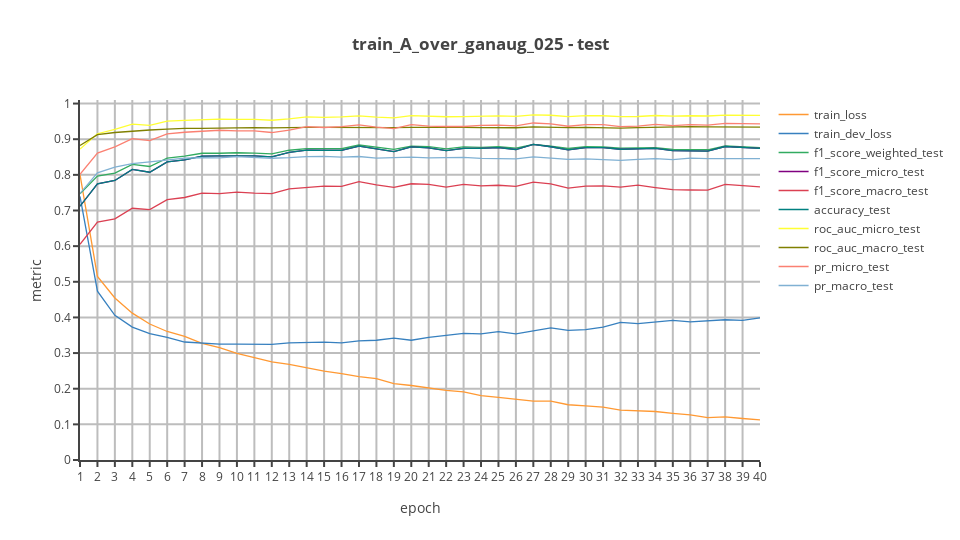
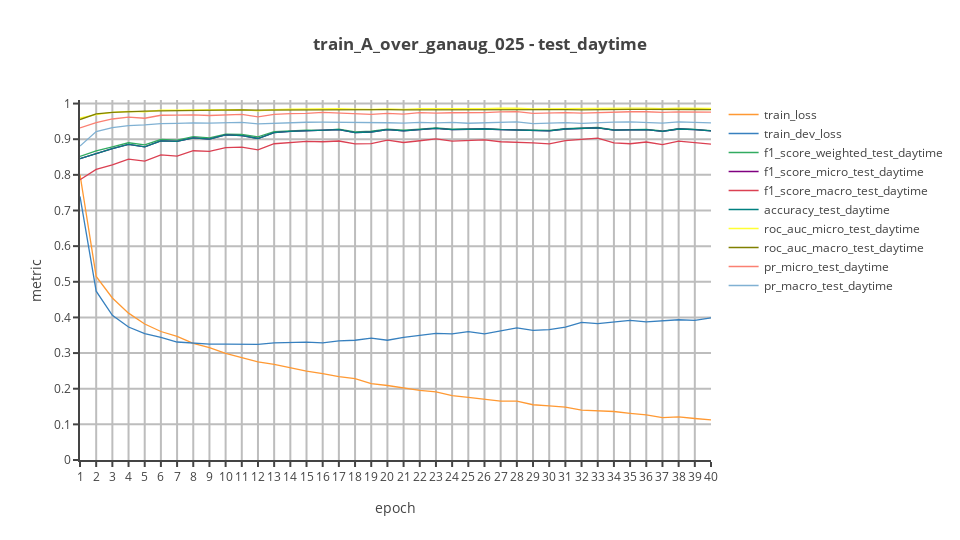
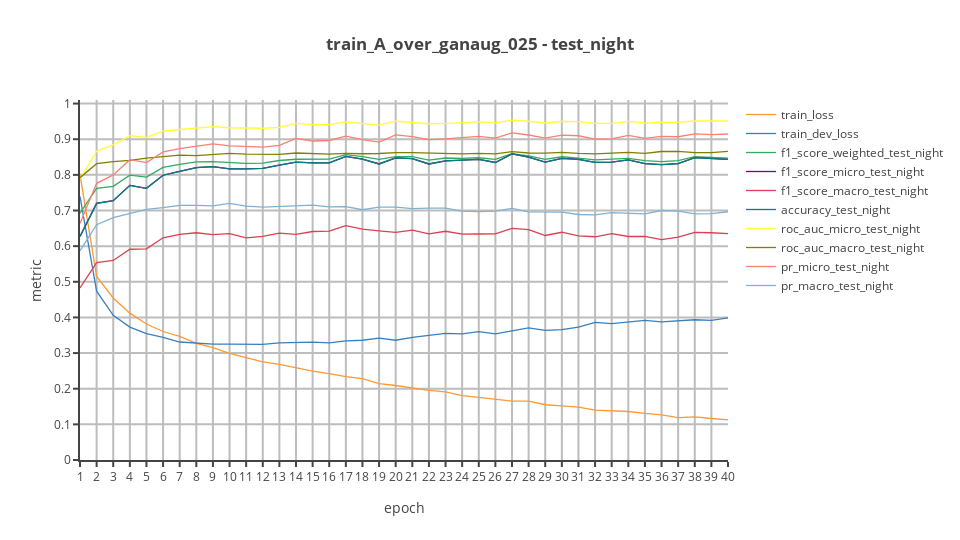
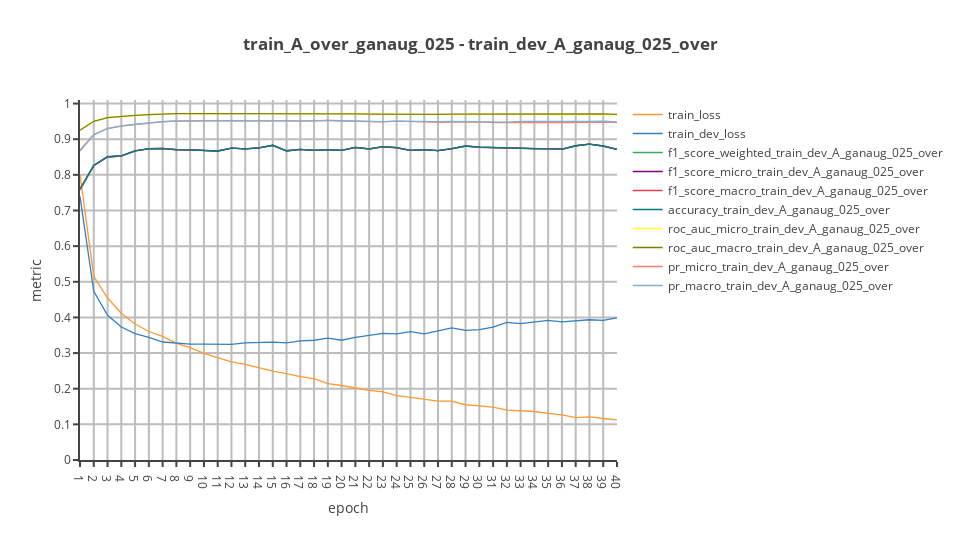

The cell these charts' notebook holds for them, in order:
### Markdown cell above
### Interactive Plotly Plots ##

### Code cell
cf.go_offline(connected = True)
config = {
    "modeBarButtonsToRemove": ["sendDataToCloud"],
    "displaylogo": False
}

for data in df.data.unique():
    layout = {
        "title": "<b>" + plot_title + ' - ' + data + "<b>",
        "xaxis": {
            "title": "epoch",
            "showgrid": True,
            "showline": True,
            "linewidth": 2,
            "gridcolor": '#bdbdbd',
            "gridwidth": 2,
            "tickmode": 'linear',
            "ticks": 'outside',
            "tickwidth": 2,
            "tick0": 0,
            "dtick": 1,
        },
        "yaxis": {
            "title": "metric",
            "range": [0, 1.01],
            "showgrid": True,
            "showline": True,
            "linewidth": 2,
            "gridcolor": '#bdbdbd',
            "gridwidth": 2,
            "tickmode": 'linear',
            "ticks": 'outside',
            "tickwidth": 2,
             "tick0": 0,
            "dtick": 0.1,
        },  
        "width": 960,
        "height": 540
    }
    df_data = df.loc[df.data == data]
    df_data = df_data.drop(columns = ["data"])
    df_data = df_data.set_index("epoch", drop = True)
    df_data = df_data.add_suffix("_" + data)
    df_combined_data = df_combined.merge(df_data, on = "epoch")
    fig = df_combined_data.iplot(layout = layout, asFigure = True)
    py.offline.iplot(fig, show_link = False, config = config)
